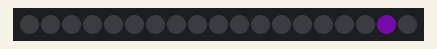
Recording of a sketch running on a simulated ATtiny85, built with avr-gcc and run on an emulated ATtiny85. Parts: 19 RGB LEDs in strip order, left to right. Dim RGB values are drawn brighter than linear; random numbers use the default seed unless the sketch sets one.

Above: at 0.05 s.
At 3.87 s:
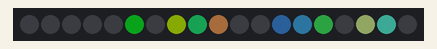
At 9.78 s:
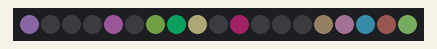
At 19.97 s:
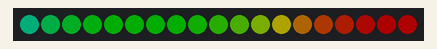
At 29.83 s:
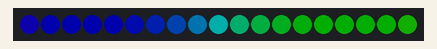
At 39.84 s:
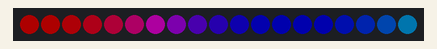

The sketch:

Rainbow.ino
```cpp
// A basic everyday NeoPixel strip test program.

// NEOPIXEL BEST PRACTICES for most reliable operation:
// - Add 1000 uF CAPACITOR between NeoPixel strip's + and - connections.
// - MINIMIZE WIRING LENGTH between microcontroller board and first pixel.
// - NeoPixel strip's DATA-IN should pass through a 300-500 OHM RESISTOR.
// - AVOID connecting NeoPixels on a LIVE CIRCUIT. If you must, ALWAYS
//   connect GROUND (-) first, then +, then data.
// - When using a 3.3V microcontroller with a 5V-powered NeoPixel strip,
//   a LOGIC-LEVEL CONVERTER on the data line is STRONGLY RECOMMENDED.
// (Skipping these may work OK on your workbench but can fail in the field)

#include <Adafruit_NeoPixel.h>
#ifdef __AVR__
 #include <avr/power.h> // Required for 16 MHz Adafruit Trinket
#endif

// Which pin on the Arduino is connected to the NeoPixels?
// On a Trinket or Gemma we suggest changing this to 1:
#define LED_PIN    4

// How many NeoPixels are attached to the Arduino?
#define LED_COUNT 19

// Declare our NeoPixel strip object:
Adafruit_NeoPixel strip(LED_COUNT, LED_PIN, NEO_GRB + NEO_KHZ800);
// Argument 1 = Number of pixels in NeoPixel strip
// Argument 2 = Arduino pin number (most are valid)
// Argument 3 = Pixel type flags, add together as needed:
//   NEO_KHZ800  800 KHz bitstream (most NeoPixel products w/WS2812 LEDs)
//   NEO_KHZ400  400 KHz (classic 'v1' (not v2) FLORA pixels, WS2811 drivers)
//   NEO_GRB     Pixels are wired for GRB bitstream (most NeoPixel products)
//   NEO_RGB     Pixels are wired for RGB bitstream (v1 FLORA pixels, not v2)
//   NEO_RGBW    Pixels are wired for RGBW bitstream (NeoPixel RGBW products)


// setup() function -- runs once at startup --------------------------------

void setup() {
  // These lines are specifically to support the Adafruit Trinket 5V 16 MHz.
  // Any other board, you can remove this part (but no harm leaving it):
//#if defined(__AVR_ATtiny85__) && (F_CPU == 16000000)
//  clock_prescale_set(clock_div_1);
//#endif
  // END of Trinket-specific code.

  strip.begin();           // INITIALIZE NeoPixel strip object (REQUIRED)
  strip.show();            // Turn OFF all pixels ASAP
  strip.setBrightness(50); // Set BRIGHTNESS to about 1/5 (max = 255)
}


// loop() function -- runs repeatedly as long as board is on ---------------

void loop() {
  int n=0;
//  colorWipe(strip.Color(255,   0,   0), 50); // Red
//  colorWipe(strip.Color(random(0, 255),   random(0, 255),   random(0, 255)),50); // Random colour wipe
//  randomWipe(50);
for (n=0; n<10;n++){
  randomSet(100);  //Set random pixel to random colour
  colorWipe(strip.Color(0,   0,   0), 0); // Red
//  strip.setBrightness(0); // Set BRIGHTNESS to about 1/5 (max = 255)
//  strip.show();            // Turn OFF all pixels ASAP
}
  for (n=0; n<1;n++){
  rainbow_reverse(100); // Flowing rainbow cycle along the whole strip
}
//
}


// Some functions of our own for creating animated effects -----------------

// Fill strip pixels one after another with a color. Strip is NOT cleared
// first; anything there will be covered pixel by pixel. Pass in color
// (as a single 'packed' 32-bit value, which you can get by calling
// strip.Color(red, green, blue) as shown in the loop() function above),
// and a delay time (in milliseconds) between pixels.
void colorWipe(uint32_t color, int wait) {
  for(int i=0; i<strip.numPixels(); i++) { // For each pixel in strip...
    strip.setPixelColor(i, color);         //  Set pixel's color (in RAM)
    strip.show();                          //  Update strip to match
    delay(wait);                           //  Pause for a moment
  }
}

void randomWipe(int wait) {
  for(int i=0; i<strip.numPixels(); i++) { // For each pixel in strip...
    strip.setPixelColor(i, strip.Color(random(0, 255),   random(0, 255),   random(0, 255)));         //  Set pixel's color (in RAM)
    strip.show();                          //  Update strip to match
    delay(wait);                           //  Pause for a moment
  }
}
void randomSet(int wait) {
  for(int i=0; i<strip.numPixels(); i++) { // For each pixel in strip...
    strip.setPixelColor(random(0, LED_COUNT), strip.Color(random(0, 255),   random(0, 255),   random(0, 255)));         //  Set pixel's color (in RAM)
    strip.show();                          //  Update strip to match
    delay(wait);                           //  Pause for a moment
  }
}

// Rainbow cycle along whole strip. Pass delay time (in ms) between frames.
void rainbow_reverse(int wait) {
  // Hue of first pixel runs 5 complete loops through the color wheel.
  // Color wheel has a range of 65536 but it's OK if we roll over, so
  // just count from 0 to 5*65536. Adding 256 to firstPixelHue each time
  // means we'll make 5*65536/256 = 1280 passes through this outer loop:
  for(long firstPixelHue = 0; firstPixelHue < 5*65536; firstPixelHue += 256) {
    for(int i=0; i<strip.numPixels(); i++) { // For each pixel in strip...
      // Offset pixel hue by an amount to make one full revolution of the
      // color wheel (range of 65536) along the length of the strip
      // (strip.numPixels() steps):
      int pixelHue = firstPixelHue + (i * 65536L / (2*strip.numPixels()));
      // strip.ColorHSV() can take 1 or 3 arguments: a hue (0 to 65535) or
      // optionally add saturation and value (brightness) (each 0 to 255).
      // Here we're using just the single-argument hue variant. The result
      // is passed through strip.gamma32() to provide 'truer' colors
      // before assigning to each pixel:
      strip.setPixelColor(abs(LED_COUNT-i-1), strip.gamma32(strip.ColorHSV(pixelHue)));
    }
    strip.show(); // Update strip with new contents
    delay(wait);  // Pause for a moment
  }
}
```
